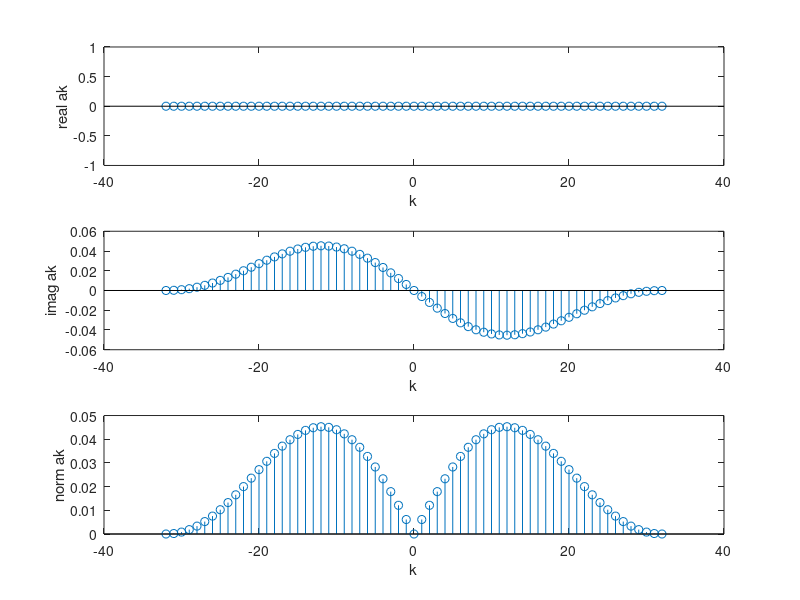
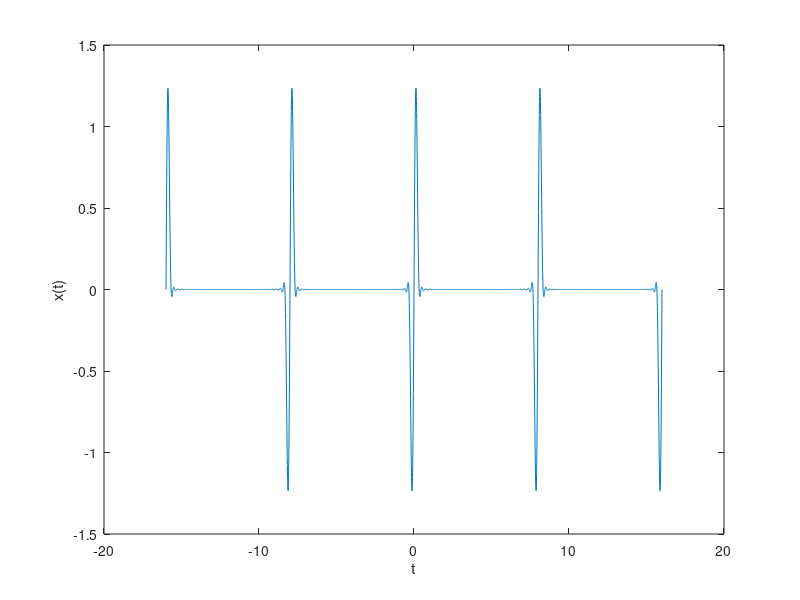

These figures' MATLAB source, in order:
% series de Fourier tiempo continuo 
% ejemplo 9.7.3

% numero de armonicas a calcular
N = 32;

% Periodo
T = 8.0;    
T1 = 0.5;

a0 = 0;

k = (1:N)';
ak =  ...
(1- cos(k * pi * T1/T) ) ./ ...
(j*k * pi);

% Dominio de la frecuencia
% preparando la grafica
K = (-N:1:N)';
akn = ak(end:-1:1);
AK = [conj(akn);a0; ak];
magAK = sqrt(conj(AK).*AK);


h1 = figure(1); clf
subplot(3, 1, 1);
stem(K, real(AK));
xlabel('k');
ylabel('real ak')
subplot(3, 1, 2);
stem(K, imag(AK));
xlabel('k');
ylabel('imag ak')
subplot(3, 1, 3);
stem(K, magAK);
xlabel('k');
ylabel('norm ak')
print('dominio_frecuencia_foxtrot.png')
% Dominio del tiempo
% Preparando la grafica
puntos=5000;
t = linspace(-2*T, 2*T,puntos);
xt = zeros(size(t));
for n=1:puntos,
        expo = exp(j * K' * 2 * pi * t(n) / T);
        xt(n) = expo * AK;
end;
 h2 = figure(2); clf
 plot(t, xt)
 xlabel('t')
 ylabel('x(t)')
 print('dominio_tiempo_foxtrot.png')
